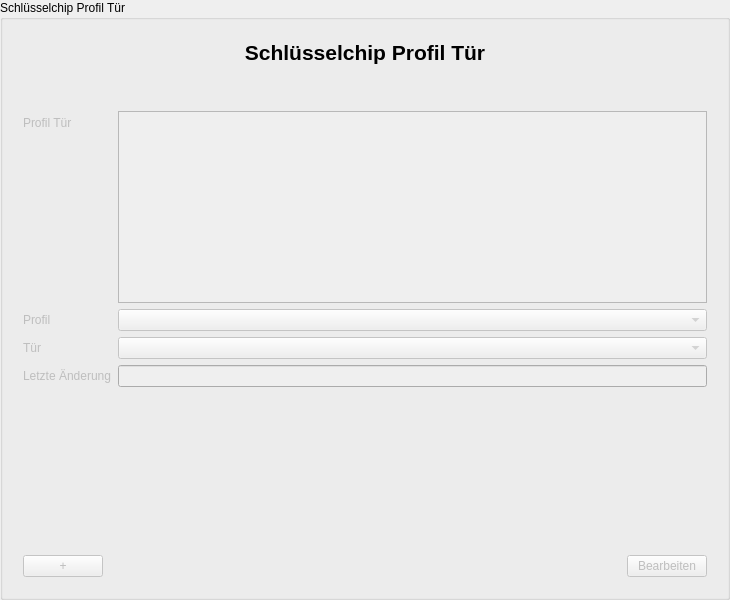
<?xml version="1.0" encoding="UTF-8"?>
<ui version="4.0">
 <class>ChipCardProfileDoorInputArea</class>
 <widget class="QGroupBox" name="ChipCardProfileDoorInputArea">
  <property name="geometry">
   <rect>
    <x>0</x>
    <y>0</y>
    <width>730</width>
    <height>600</height>
   </rect>
  </property>
  <property name="windowTitle">
   <string>Schlüsselchip Profil Tür</string>
  </property>
  <property name="accessibleName">
   <string>ChipCardProfileInputDialog</string>
  </property>
  <property name="title">
   <string>Schlüsselchip Profil Tür</string>
  </property>
  <layout class="QGridLayout" name="gridLayout_3">
   <item row="0" column="0">
    <widget class="QWidget" name="GroupBox" native="true">
     <layout class="QVBoxLayout" name="verticalLayout_3">
      <item>
       <layout class="QVBoxLayout" name="verticalLayout">
        <item>
         <widget class="QLabel" name="label_Header">
          <property name="font">
           <font>
            <pointsize>16</pointsize>
            <weight>75</weight>
            <bold>true</bold>
           </font>
          </property>
          <property name="text">
           <string>Schlüsselchip Profil Tür</string>
          </property>
          <property name="alignment">
           <set>Qt::AlignCenter</set>
          </property>
         </widget>
        </item>
       </layout>
      </item>
      <item>
       <spacer name="verticalSpacer_2">
        <property name="orientation">
         <enum>Qt::Vertical</enum>
        </property>
        <property name="sizeType">
         <enum>QSizePolicy::Preferred</enum>
        </property>
        <property name="sizeHint" stdset="0">
         <size>
          <width>20</width>
          <height>40</height>
         </size>
        </property>
       </spacer>
      </item>
      <item>
       <layout class="QFormLayout" name="formLayout">
        <item row="0" column="0">
         <widget class="QLabel" name="profileDoorLabel">
          <property name="enabled">
           <bool>false</bool>
          </property>
          <property name="text">
           <string>Profil Tür</string>
          </property>
          <property name="buddy">
           <cstring>profileDoorListView</cstring>
          </property>
         </widget>
        </item>
        <item row="1" column="0">
         <widget class="QLabel" name="profileLabel">
          <property name="enabled">
           <bool>false</bool>
          </property>
          <property name="text">
           <string>Profil</string>
          </property>
          <property name="buddy">
           <cstring>profileComboBox</cstring>
          </property>
         </widget>
        </item>
        <item row="1" column="1">
         <widget class="QComboBox" name="profileComboBox">
          <property name="enabled">
           <bool>false</bool>
          </property>
         </widget>
        </item>
        <item row="2" column="0">
         <widget class="QLabel" name="doorLabel">
          <property name="enabled">
           <bool>false</bool>
          </property>
          <property name="text">
           <string>Tür</string>
          </property>
          <property name="buddy">
           <cstring>doorComboBox</cstring>
          </property>
         </widget>
        </item>
        <item row="2" column="1">
         <widget class="QComboBox" name="doorComboBox">
          <property name="enabled">
           <bool>false</bool>
          </property>
         </widget>
        </item>
        <item row="3" column="0">
         <widget class="QLabel" name="lastUpdateLabel">
          <property name="enabled">
           <bool>false</bool>
          </property>
          <property name="text">
           <string>Letzte Änderung</string>
          </property>
          <property name="buddy">
           <cstring>lastUpdateLineEdit</cstring>
          </property>
         </widget>
        </item>
        <item row="0" column="1">
         <widget class="QListView" name="profileDoorListView">
          <property name="enabled">
           <bool>false</bool>
          </property>
         </widget>
        </item>
        <item row="3" column="1">
         <widget class="QLineEdit" name="lastUpdateLineEdit">
          <property name="enabled">
           <bool>false</bool>
          </property>
         </widget>
        </item>
       </layout>
      </item>
      <item>
       <spacer name="verticalSpacer">
        <property name="orientation">
         <enum>Qt::Vertical</enum>
        </property>
        <property name="sizeHint" stdset="0">
         <size>
          <width>20</width>
          <height>40</height>
         </size>
        </property>
       </spacer>
      </item>
      <item>
       <layout class="QHBoxLayout" name="horizontalLayout">
        <item>
         <widget class="QPushButton" name="addPushButton">
          <property name="enabled">
           <bool>false</bool>
          </property>
          <property name="text">
           <string>+</string>
          </property>
         </widget>
        </item>
        <item>
         <spacer name="horizontalSpacer">
          <property name="orientation">
           <enum>Qt::Horizontal</enum>
          </property>
          <property name="sizeHint" stdset="0">
           <size>
            <width>40</width>
            <height>20</height>
           </size>
          </property>
         </spacer>
        </item>
        <item>
         <widget class="QPushButton" name="editFinishPushButton">
          <property name="enabled">
           <bool>false</bool>
          </property>
          <property name="text">
           <string>Bearbeiten</string>
          </property>
         </widget>
        </item>
       </layout>
      </item>
     </layout>
    </widget>
   </item>
  </layout>
 </widget>
 <tabstops>
  <tabstop>profileDoorListView</tabstop>
  <tabstop>profileComboBox</tabstop>
  <tabstop>doorComboBox</tabstop>
  <tabstop>lastUpdateLineEdit</tabstop>
  <tabstop>addPushButton</tabstop>
  <tabstop>editFinishPushButton</tabstop>
 </tabstops>
 <resources/>
 <connections/>
</ui>
